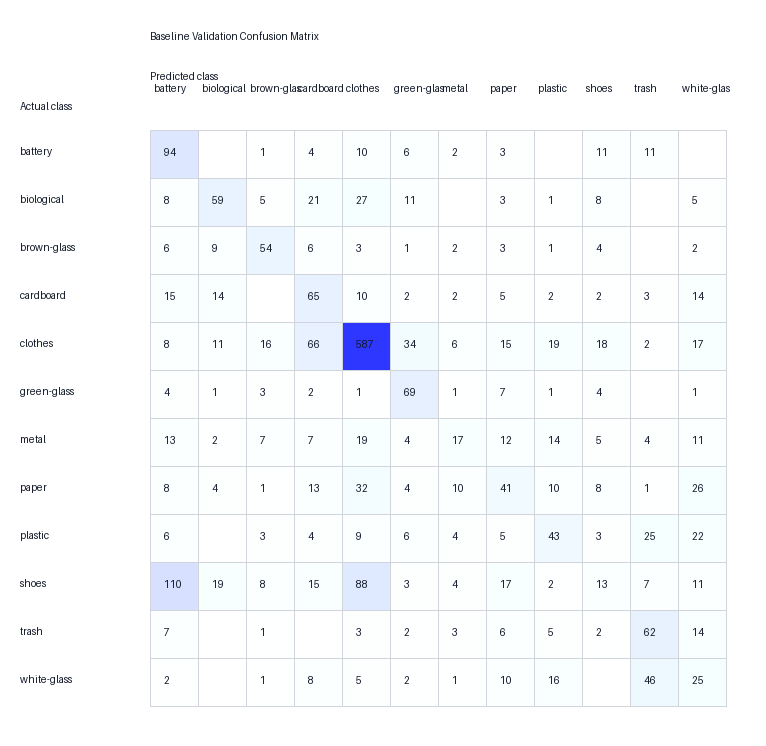
#> input picture docs/phase3/images/confusion_matrix_v1.png, 766 x 746 px
$ python -i train_baseline.py   (imports and definitions only)
#> lines starting #> are read from the running program, lines starting #| are printed output that depends on the picture
import argparse
import csv
from pathlib import Path

import joblib
import numpy as np
from PIL import Image, ImageDraw, ImageFont, ImageOps
from sklearn.linear_model import SGDClassifier
from sklearn.metrics import accuracy_score, classification_report, confusion_matrix
from sklearn.pipeline import make_pipeline
from sklearn.preprocessing import StandardScaler


def read_manifest(path):
    with path.open() as file:
        return list(csv.DictReader(file))


# [15 lines left out: function get_font, not called in this run]


def extract_color_features(image_path, image_size=128, bins=16):
#> called with image_size = 128, bins = 16
    with Image.open(image_path) as image:
#> image is the input picture: PIL image 766x746 RGB; mean R, G, B 248.2, 250.3, 252.1
        image = ImageOps.exif_transpose(image).convert("RGB")
        image = image.resize((image_size, image_size))
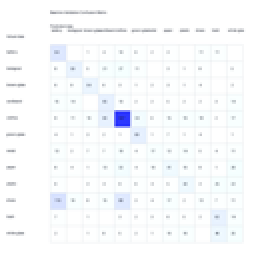
#> image: PIL image 128x128 RGB (shown 2 times larger); mean R, G, B 248, 250.1, 251.8
        array = np.asarray(image, dtype=np.float32)

    features = []

    # These features are simple on purpose. This is our first baseline.
    for channel in range(3):
        channel_values = array[:, :, channel].reshape(-1)
        hist, _ = np.histogram(channel_values, bins=bins, range=(0, 256))
        hist = hist.astype(np.float32)
        hist = hist / max(hist.sum(), 1)
        features.extend(hist)
        features.append(float(channel_values.mean() / 255.0))
        features.append(float(channel_values.std() / 255.0))
#> after the loop, features = 54 values, max 0.988 at index 52, min 0 at index 0, mean 0.113

    return np.array(features, dtype=np.float32)


# [285 lines left out: functions build_features, write_metrics, write_class_report, write_confusion_matrix_csv, save_confusion_matrix_image, get_class_rows and 3 more, not called in this run]


# [2 lines not run here, left out]

>>> result = extract_color_features('../docs/phase3/images/confusion_matrix_v1.png')
#> result has the same summary as features in extract_color_features
